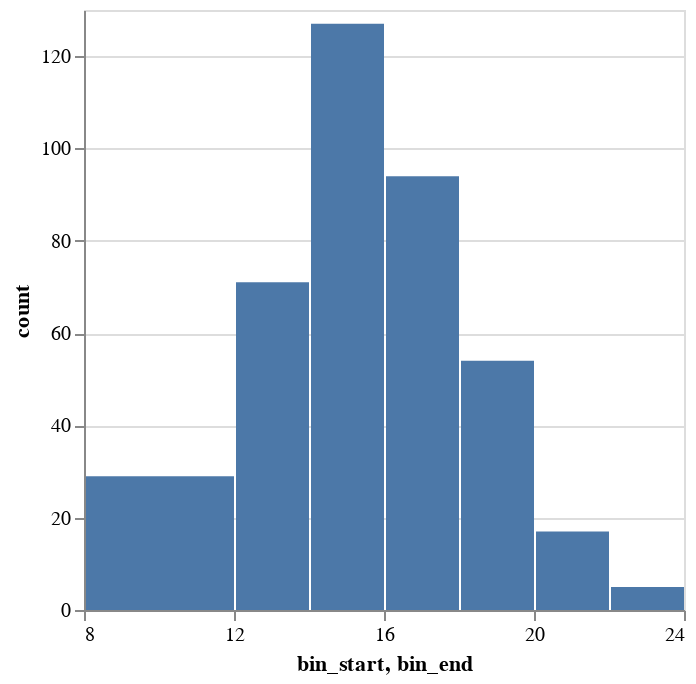

The cell this chart's notebook holds for it:
### Code cell
data = pd.DataFrame({
    "bin_start": [8, 12, 14, 16, 18, 20, 22],
    "bin_end": [12, 14, 16, 18, 20, 22, 24],
    "count": [29, 71, 127, 94, 54, 17, 5]
})

alt.Chart(data).mark_bar().encode(
    x=alt.X("bin_start:Q", bin={"binned": True, "step": 4}),
    x2=alt.X2("bin_end:Q"),
    y='count:Q',
)

### Figure 1 — Vega-Lite specification as saved in the notebook (floating-point values rounded to 4 significant figures)
{"config": {"view": {"continuousWidth": 300, "continuousHeight": 300}}, "data": {"name": "data-4247f2f4ed530b58c34e16c817841b9c"}, "mark": {"type": "bar"}, "encoding": {"x": {"bin": {"binned": true, "step": 4}, "field": "bin_start", "type": "quantitative"}, "x2": {"field": "bin_end"}, "y": {"field": "count", "type": "quantitative"}}, "$schema": "https://vega.github.io/schema/vega-lite/v5.20.1.json", "datasets": {"data-4247f2f4ed530b58c34e16c817841b9c": [{"bin_start": 8, "bin_end": 12, "count": 29}, {"bin_start": 12, "bin_end": 14, "count": 71}, {"bin_start": 14, "bin_end": 16, "count": 127}, {"bin_start": 16, "bin_end": 18, "count": 94}, {"bin_start": 18, "bin_end": 20, "count": 54}, {"bin_start": 20, "bin_end": 22, "count": 17}, {"bin_start": 22, "bin_end": 24, "count": 5}]}}
